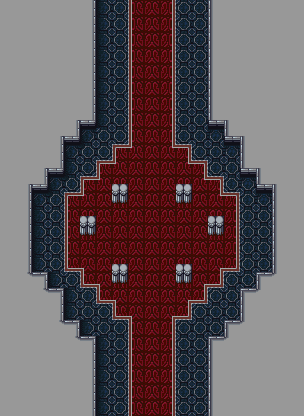

A 2D game scene composited from a Tiled map and its tileset images. What follows is a short description and the map's XML, with every tile layer's data as written:
An orthogonal 19x26 tile map with 16x16 px tiles, 1 tile layer (Tile Layer 1).

<map version="1.5" tiledversion="1.7.0" orientation="orthogonal" renderorder="right-down" width="19" height="26" tilewidth="16" tileheight="16" infinite="0" nextlayerid="2" nextobjectid="1">
 <tileset firstgid="1" source="Thracia_Castle.tsx" />
 <layer id="1" name="Tile Layer 1" width="19" height="26">
  <properties>
   <property name="Anims1" value="ThraciaCastleTileAnimationsID" />
   <property name="ChapterID" value="Chapter3Cutscene" />
   <property name="Main" value="" />
   <property name="MapID" value="Chapter3CutsceneMap" />
   <property name="ObjectType" value="ThraciaCastleObjectID" />
   <property name="PaletteID" value="ThraciaCastlePaletteID" />
   <property name="TileConfig" value="ThraciaCastleMapchipConfigID" />
  </properties>
  <data encoding="csv">
354,354,354,354,354,355,942,943,983,984,985,943,943,353,354,354,354,354,354,
354,354,354,354,354,355,942,943,983,984,985,943,943,353,354,354,354,354,354,
354,354,354,354,354,355,942,943,983,984,985,943,943,353,354,354,354,354,354,
354,354,354,354,354,355,942,943,983,984,985,943,943,353,354,354,354,354,354,
354,354,354,354,354,355,942,943,983,984,985,943,943,353,354,354,354,354,354,
354,354,354,354,354,355,942,943,983,984,985,943,943,353,354,354,354,354,354,
354,354,354,354,354,355,942,943,983,984,985,943,943,353,354,354,354,354,354,
354,354,354,354,335,387,942,943,983,984,985,943,943,385,333,354,354,354,354,
354,354,354,335,387,910,943,943,983,984,985,943,943,911,385,333,354,354,354,
354,354,354,355,910,912,943,951,886,984,887,953,943,943,911,353,354,354,354,
354,354,335,387,942,943,951,886,984,984,984,887,953,943,943,385,333,354,354,
354,335,387,910,912,951,886,826,984,984,984,826,887,953,943,911,385,333,354,
354,355,910,912,951,886,984,858,984,984,984,858,984,887,953,943,911,353,354,
354,355,942,943,983,826,984,984,984,984,984,984,984,826,985,943,943,353,354,
354,355,942,943,983,858,984,984,984,984,984,984,984,858,985,943,943,353,354,
354,355,942,943,983,984,984,984,984,984,984,984,984,984,985,943,943,353,354,
354,355,942,943,1015,918,984,826,984,984,984,826,984,919,1017,943,943,353,354,
354,367,323,942,943,1015,918,858,984,984,984,858,919,1017,943,943,321,365,354,
354,354,367,323,942,943,1015,918,984,984,984,919,1017,943,943,321,365,354,354,
354,354,354,355,942,943,943,1015,918,984,919,1017,943,943,943,353,354,354,354,
354,354,354,367,323,942,943,943,983,984,985,943,943,943,321,365,354,354,354,
354,354,354,354,367,323,942,943,983,984,985,943,943,321,365,354,354,354,354,
354,354,354,354,354,355,942,943,983,984,985,943,943,353,354,354,354,354,354,
354,354,354,354,354,355,942,943,983,984,985,943,943,353,354,354,354,354,354,
354,354,354,354,354,355,942,943,983,984,985,943,943,353,354,354,354,354,354,
354,354,354,354,354,355,942,943,983,984,985,943,943,353,354,354,354,354,354
</data>
 </layer>
</map>
